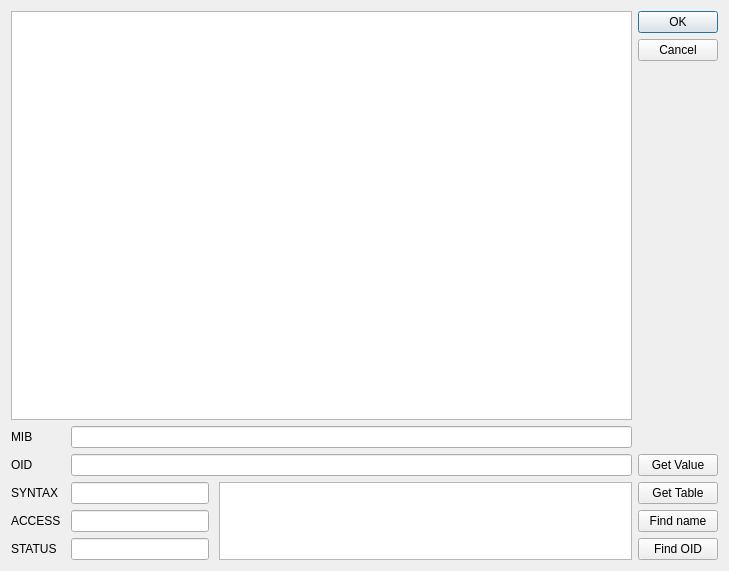
<?xml version="1.0" encoding="UTF-8"?>
<ui version="4.0">
 <class>MibBrowser</class>
 <widget class="QDialog" name="MibBrowser">
  <property name="geometry">
   <rect>
    <x>0</x>
    <y>0</y>
    <width>729</width>
    <height>571</height>
   </rect>
  </property>
  <property name="font">
   <font>
    <pointsize>9</pointsize>
   </font>
  </property>
  <property name="windowTitle">
   <string>MIB Browser</string>
  </property>
  <property name="windowIcon">
   <iconset resource="../../qHostMonitor.qrc">
    <normaloff>:/img/hostMonitor.png</normaloff>:/img/hostMonitor.png</iconset>
  </property>
  <layout class="QHBoxLayout" name="horizontalLayout">
   <item>
    <layout class="QVBoxLayout" name="verticalLayout">
     <item>
      <widget class="QTreeView" name="treeMibs"/>
     </item>
     <item>
      <layout class="QGridLayout" name="gridLayout" columnstretch="0,1,3,0" columnminimumwidth="0,0,0,0">
       <property name="horizontalSpacing">
        <number>10</number>
       </property>
       <item row="1" column="0">
        <widget class="QLabel" name="lblOID">
         <property name="text">
          <string>OID</string>
         </property>
         <property name="buddy">
          <cstring>editOid</cstring>
         </property>
        </widget>
       </item>
       <item row="3" column="1">
        <widget class="QLineEdit" name="editAccess">
         <property name="readOnly">
          <bool>true</bool>
         </property>
        </widget>
       </item>
       <item row="4" column="0">
        <widget class="QLabel" name="lblStatus">
         <property name="text">
          <string>STATUS</string>
         </property>
         <property name="buddy">
          <cstring>editStatus</cstring>
         </property>
        </widget>
       </item>
       <item row="1" column="1" colspan="3">
        <widget class="QLineEdit" name="editOid"/>
       </item>
       <item row="0" column="0">
        <widget class="QLabel" name="lblMIB">
         <property name="text">
          <string>MIB</string>
         </property>
         <property name="buddy">
          <cstring>editMib</cstring>
         </property>
        </widget>
       </item>
       <item row="3" column="0">
        <widget class="QLabel" name="lblAccess">
         <property name="text">
          <string>ACCESS</string>
         </property>
         <property name="buddy">
          <cstring>editAccess</cstring>
         </property>
        </widget>
       </item>
       <item row="2" column="1">
        <widget class="QLineEdit" name="editSyntax">
         <property name="readOnly">
          <bool>true</bool>
         </property>
        </widget>
       </item>
       <item row="4" column="1">
        <widget class="QLineEdit" name="editStatus">
         <property name="readOnly">
          <bool>true</bool>
         </property>
        </widget>
       </item>
       <item row="0" column="1" colspan="3">
        <widget class="QLineEdit" name="editMib"/>
       </item>
       <item row="2" column="0">
        <widget class="QLabel" name="lblSyntax">
         <property name="text">
          <string>SYNTAX</string>
         </property>
         <property name="buddy">
          <cstring>editSyntax</cstring>
         </property>
        </widget>
       </item>
       <item row="2" column="2" rowspan="3" colspan="2">
        <widget class="QPlainTextEdit" name="txtDescription">
         <property name="readOnly">
          <bool>true</bool>
         </property>
        </widget>
       </item>
      </layout>
     </item>
    </layout>
   </item>
   <item>
    <layout class="QVBoxLayout" name="verticalLayout_2">
     <item>
      <widget class="QDialogButtonBox" name="btnBoxMibBrowser">
       <property name="orientation">
        <enum>Qt::Vertical</enum>
       </property>
       <property name="standardButtons">
        <set>QDialogButtonBox::Cancel|QDialogButtonBox::Ok</set>
       </property>
      </widget>
     </item>
     <item>
      <spacer name="verticalSpacer">
       <property name="orientation">
        <enum>Qt::Vertical</enum>
       </property>
       <property name="sizeHint" stdset="0">
        <size>
         <width>20</width>
         <height>40</height>
        </size>
       </property>
      </spacer>
     </item>
     <item>
      <widget class="QPushButton" name="btnGet">
       <property name="text">
        <string>Get Value</string>
       </property>
       <property name="icon">
        <iconset resource="../../qHostMonitor.qrc">
         <normaloff>:/img/test/snmp_get.png</normaloff>:/img/test/snmp_get.png</iconset>
       </property>
      </widget>
     </item>
     <item>
      <widget class="QPushButton" name="btnGetTable">
       <property name="text">
        <string>Get Table</string>
       </property>
       <property name="icon">
        <iconset resource="../../qHostMonitor.qrc">
         <normaloff>:/img/test/snmp_table.png</normaloff>:/img/test/snmp_table.png</iconset>
       </property>
      </widget>
     </item>
     <item>
      <widget class="QPushButton" name="btnFindName">
       <property name="text">
        <string>Find name</string>
       </property>
       <property name="icon">
        <iconset resource="../../qHostMonitor.qrc">
         <normaloff>:/img/action/find.png</normaloff>:/img/action/find.png</iconset>
       </property>
      </widget>
     </item>
     <item>
      <widget class="QPushButton" name="btnFindOid">
       <property name="text">
        <string>Find OID</string>
       </property>
       <property name="icon">
        <iconset resource="../../qHostMonitor.qrc">
         <normaloff>:/img/action/find.png</normaloff>:/img/action/find.png</iconset>
       </property>
      </widget>
     </item>
    </layout>
   </item>
  </layout>
 </widget>
 <resources>
  <include location="../../qHostMonitor.qrc"/>
 </resources>
 <connections>
  <connection>
   <sender>btnBoxMibBrowser</sender>
   <signal>accepted()</signal>
   <receiver>MibBrowser</receiver>
   <slot>accept()</slot>
   <hints>
    <hint type="sourcelabel">
     <x>719</x>
     <y>263</y>
    </hint>
    <hint type="destinationlabel">
     <x>157</x>
     <y>274</y>
    </hint>
   </hints>
  </connection>
  <connection>
   <sender>btnBoxMibBrowser</sender>
   <signal>rejected()</signal>
   <receiver>MibBrowser</receiver>
   <slot>reject()</slot>
   <hints>
    <hint type="sourcelabel">
     <x>719</x>
     <y>269</y>
    </hint>
    <hint type="destinationlabel">
     <x>286</x>
     <y>274</y>
    </hint>
   </hints>
  </connection>
 </connections>
</ui>
